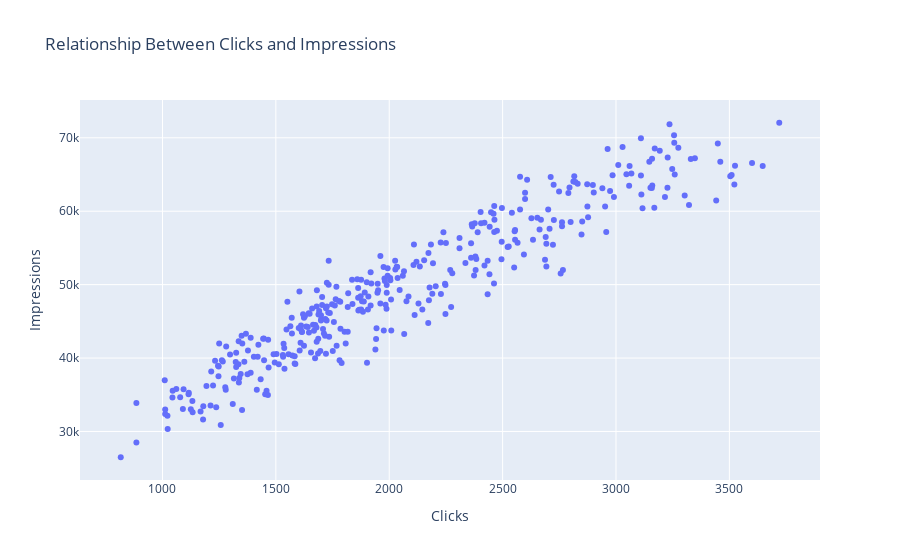

The code cell stored with this chart in its notebook:
### Code cell
# Relationship between clicks and impressions

# Create a scatter plot to visualize the relationship between Clicks and Impressions
fig = px.scatter(df, x='Clicks', y='Impressions', title='Relationship Between Clicks and Impressions',
                 labels={'Clicks': 'Clicks', 'Impressions': 'Impressions'})

# Customize the layout
fig.update_layout(xaxis_title='Clicks', yaxis_title='Impressions')

# Show the plot
fig.show()

### Figure 1 — Plotly figure (JSON) as saved in the notebook; plotly's stock layout.template omitted (floating-point values rounded to 4 significant figures; data arrays with more than 128 entries replaced by an {"elided": "..."} marker saying what was removed)
{"data": [{"hovertemplate": "Clicks=%{x}<br>Impressions=%{y}<extra></extra>", "legendgroup": "", "marker": {"color": "#636efa", "symbol": "circle"}, "mode": "markers", "name": "", "orientation": "v", "showlegend": false, "type": "scatter", "x": {"elided": "365 int values"}, "xaxis": "x", "y": {"elided": "365 int values"}, "yaxis": "y"}], "layout": {"legend": {"tracegroupgap": 0}, "title": {"text": "Relationship Between Clicks and Impressions"}, "xaxis": {"anchor": "y", "domain": [0, 1], "title": {"text": "Clicks"}}, "yaxis": {"anchor": "x", "domain": [0, 1], "title": {"text": "Impressions"}}}}
